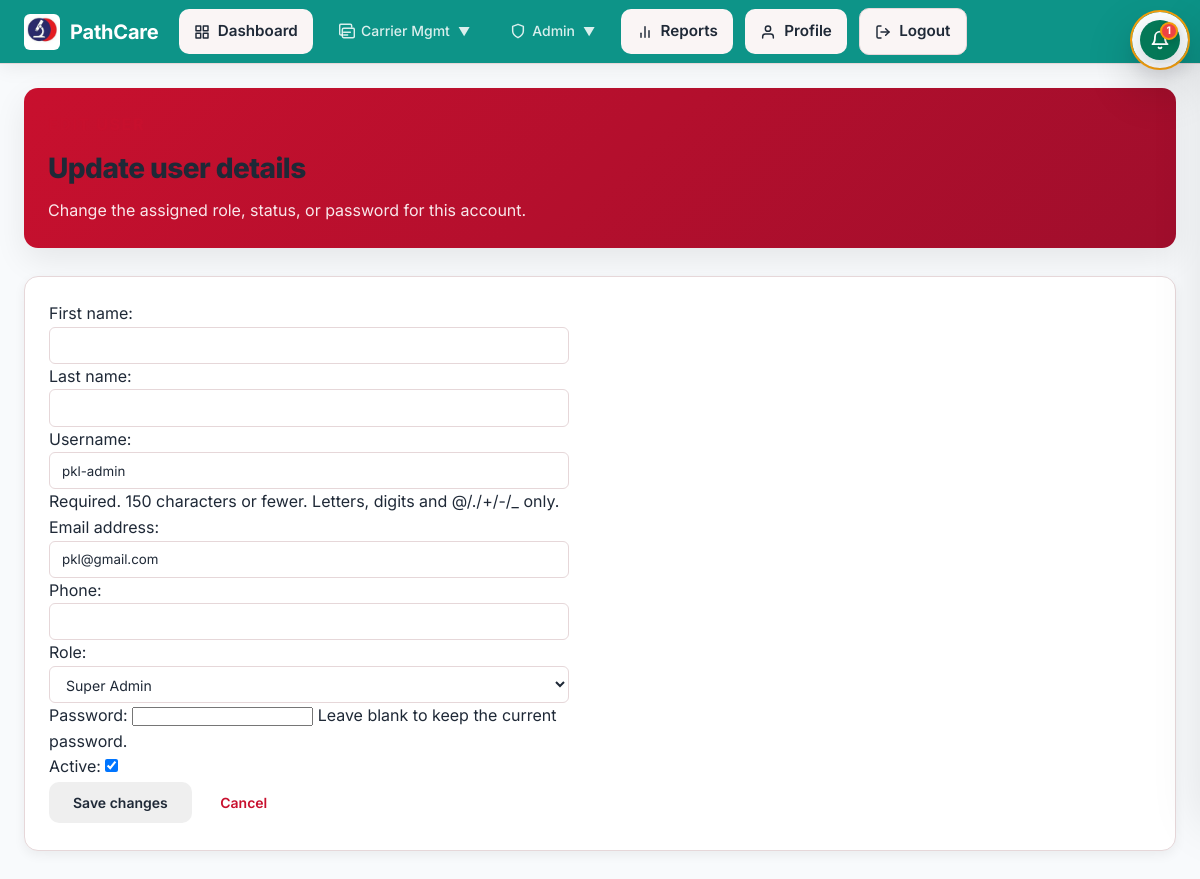
Screenshot of /accounts/users/60/edit/ (signed in) with the database file from the repository.
### accounts/models.py (models this page shows, shortened)
class User(AbstractUser):
    class Role(models.TextChoices):
        SUPER_ADMIN = "super_admin", "Super Admin"
        DISPATCHER = "dispatcher", "Dispatcher"
        CARRIER = "carrier", "Carrier"
        CLIENT = "client", "Client"
        LAB_STAFF = "lab_staff", "Lab Staff"
    role = models.CharField(max_length=20, choices=Role.choices, default=Role.DISPATCHER)
    phone = models.CharField(max_length=32, blank=True)
    department = models.CharField(max_length=100, blank=True)
    objects = PathcareUserManager()
    def is_super_admin(self):
        return self.is_superuser or self.role == self.Role.SUPER_ADMIN

### accounts/views.py (the view)
# urls.py: path("users/<int:pk>/edit/", user_edit, name="user_edit"),
@login_required
def user_edit(request, pk):
    if not request.user.is_super_admin():
        messages.error(request, "You do not have permission to manage users.")
        return redirect("accounts:role_redirect")
    user = get_object_or_404(User, pk=pk)
    form = UserUpdateForm(request.POST or None, instance=user)
    if request.method == "POST" and form.is_valid():
        form.save()
        messages.success(request, "User updated successfully.")
        return redirect("accounts:user_management")
    return render(request, "accounts/user_edit.html", {"form": form, "edit_user": user})

### accounts/views.py (shortened to what this page needs)
class UserUpdateForm(forms.ModelForm):
    password = forms.CharField(widget=forms.PasswordInput, required=False, help_text="Leave blank to keep the current password.")
    is_active = forms.BooleanField(required=False, label="Active")
    class Meta:
        model = User
        fields = [
            "first_name",
            "last_name",
            "username",
            "email",
            "phone",
            "role",
            "password",
            "is_active",
        ]

### tracking/context_processors.py (called while the page is built)
def notifications(request):
    if not request.user.is_authenticated:
        return {}
    try:
        unread = Notification.objects.filter(user=request.user, is_read=False).count()
        recent = Notification.objects.filter(user=request.user).order_by("-created_at")[:10]
        return {"notifications_unread_count": unread, "notifications_list": recent}
    except Exception:
        return {}

### accounts/templates/accounts/user_edit.html (shortened to what this page needs)
{% extends "tracking/base.html" %}
{% block content %}
<div class="hero-card">
  <div>
    <p class="eyebrow">Edit user</p>
    <h1>Update user details</h1>
    <p>Change the assigned role, status, or password for this account.</p>
  </div>
</div>
<section class="panel">
  <form method="post" class="filter-form" style="display:block;max-width:520px;">
    {{ form.as_p }}
    <button type="submit" class="btn">Save changes</button>
    <a href="{% url 'accounts:user_management' %}" class="btn secondary">Cancel</a>
  </form>
</section>
{% endblock %}

### tracking/static/tracking/css/style.css (style rules this page uses)
.panel, .panel * , .mobile-card, .mobile-card * , .table-card, .table-card * , .upcoming-card, .upcoming-card *, .tracking-card, .tracking-card *, .sidebar-panel, .sidebar-panel *, .panel-block, .panel-block *, .monitoring-summary-card, .monitoring-summary-card *, .monitoring-hero, .monitoring-hero *, .carrier-card, .carrier-card *, .notifications-sidebar, .notifications-sidebar *, .notification-item, .notification-item * { color: var(--text-main) !important; }
.table-card a, .panel a, .notifications-sidebar a { color: var(--primary) !important; }
html { font-size: 16px; -webkit-font-smoothing: antialiased; -moz-osx-font-smoothing: grayscale; }
body { font-family: var(--font-sans); font-size: 1rem; line-height: 1.5; color: var(--text-main); }
.panel, .table-card, .upcoming-card, .tracking-card, .sidebar-panel, .monitoring-summary-card { padding: 1rem 1.15rem; border-radius: calc(var(--radius-md) + 2px); box-shadow: var(--shadow-sm); }
.filter-form select { padding: 0.5rem 0.75rem; border: 1px solid var(--border-color); border-radius: var(--radius-sm); background: var(--panel-bg); color: var(--text-main); font-family: var(--font-sans); font-size: 0.88rem; }
:root { --font-sans: 'Inter', -apple-system, BlinkMacSystemFont, "Segoe UI", Roboto, sans-serif; --bg-primary: #FAF5F5; --bg-secondary: #FDE7EA; --panel-bg: #FFFFFF; --border-color: #E6D7D9; --text-main: #1F2937; --text-muted: #6B7280; --text-faint: #9CA3AF; --text-inverse: #FFFFFF; --primary: #C8102E; --primary-strong: #97001F; --primary-soft: #FDE7EA; --primary-hover: #A00E2C; --primary-soft-text: #7A0D24; --success: #2E7D32; --success-hover: #27692b; --success-soft: #E6F4EA; --success-soft-text: #165b2f; --warning: #ED6C02; --warning-hover: #d75a00; --warning-soft: #FFF4E6; --warning-soft-text: #7a3f00; --danger: #E74C3C; --danger-hover: #C0392B; --danger-soft: #FDF0EE; --danger-soft-text: #A0423C; --info: #546E7A; --shadow-sm: 0 1px 2px 0 rgba(0, 0, 0, 0.05); --shadow-md: 0 6px 18px rgba(16,24,40,0.06); --shadow-lg: 0 12px 30px rgba(16,24,40,0.08); --shadow-xl: 0 24px 60px rgba(16,24,40,0.10); --radius-sm: 8px; --radius-md: 12px; --radius-lg: 14px; --radius-xl: 20px; }
input[type="text"], input[type="email"], input[type="search"], select, textarea { width: 100%; padding: 0.6rem 0.75rem; border-radius: var(--radius-sm); border: 1px solid var(--border-color); background: var(--panel-bg); color: var(--text-main); font-family: var(--font-sans); }
* { box-sizing: border-box; margin: 0; padding: 0; }
body { font-family: var(--font-sans); background-color: var(--bg-primary); color: var(--text-main); line-height: 1.5; -webkit-font-smoothing: antialiased; -moz-osx-font-smoothing: grayscale; }
.hero-card, .panel, .detail-card, .sidebar-panel, .alert-card, .mobile-card { background-color: var(--panel-bg); border: 1px solid var(--border-color); border-radius: var(--radius-lg); padding: 1.5rem; box-shadow: var(--shadow-md); margin-bottom: 1.75rem; transition: box-shadow 0.25s ease, transform 0.25s ease; }
.hero-card { display: flex; justify-content: space-between; align-items: center; gap: 2rem; background: linear-gradient(135deg, var(--primary) 0%, var(--primary-hover) 100%); color: var(--text-inverse); border: none; box-shadow: var(--shadow-lg); }
.hero-card h1 { font-size: 1.75rem; font-weight: 800; margin-bottom: 0.5rem; }
.hero-card p { opacity: 0.9; font-size: 1rem; max-width: 600px; }
h1, h2, h3, h4, h5, h6 { font-weight: 700; letter-spacing: -0.02em; color: var(--text-main); margin-bottom: 0.5rem; }
.eyebrow { text-transform: uppercase; letter-spacing: 0.1em; font-size: 0.75rem; color: var(--primary); font-weight: 700; margin-bottom: 0.5rem; }
.button, button, input[type="submit"] { display: inline-flex; align-items: center; justify-content: center; font-family: var(--font-sans); font-size: 0.9rem; font-weight: 600; padding: 0.6rem 1.25rem; border-radius: 9999px; cursor: pointer; transition: all 0.2s ease; border: none; gap: 0.5rem; text-decoration: none; }
html, body { min-width: 320px; width: 100%; overflow-x: hidden; }
body { min-height: 100vh; background: var(--bg-primary); color: var(--text-main); }

### rows the page displays
User: username "pkl-admin", email "pkl@gmail.com", role "Super Admin", is_active "☑"

### other values shown
{{ notifications_unread_count }} "1"
